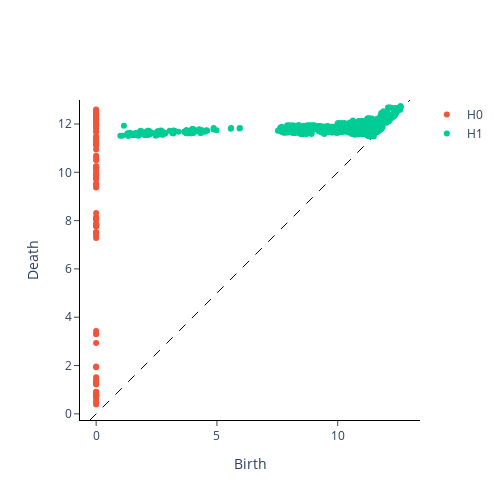

Write notebook code for a chart like this one.
### Code cell
# clique oriented PS
dgm_clique_or_PS=rev_directed(L_PS)
plot_diagram(dgm_clique_or_PS[0])
